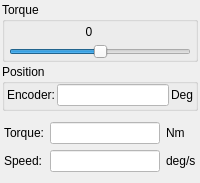
        <widget class="QWidget" name="pageTorque">
         <layout class="QVBoxLayout" name="verticalLayout_7">
          <property name="spacing">
           <number>2</number>
          </property>
          <property name="leftMargin">
           <number>2</number>
          </property>
          <property name="topMargin">
           <number>2</number>
          </property>
          <property name="rightMargin">
           <number>2</number>
          </property>
          <property name="bottomMargin">
           <number>2</number>
          </property>
          <item>
           <widget class="QGroupBox" name="groupBox_9">
            <property name="title">
             <string>Torque</string>
            </property>
            <layout class="QVBoxLayout" name="verticalLayout_13">
             <property name="spacing">
              <number>2</number>
             </property>
             <property name="leftMargin">
              <number>4</number>
             </property>
             <property name="topMargin">
              <number>0</number>
             </property>
             <property name="rightMargin">
              <number>4</number>
             </property>
             <property name="bottomMargin">
              <number>0</number>
             </property>
             <item>
              <widget class="QWidget" name="widget_17" native="true">
               <property name="minimumSize">
                <size>
                 <width>0</width>
                 <height>20</height>
                </size>
               </property>
               <property name="maximumSize">
                <size>
                 <width>16777215</width>
                 <height>20</height>
                </size>
               </property>
               <widget class="QLabel" name="labelTorqueTorque">
                <property name="geometry">
                 <rect>
                  <x>65</x>
                  <y>0</y>
                  <width>30</width>
                  <height>20</height>
                 </rect>
                </property>
                <property name="minimumSize">
                 <size>
                  <width>30</width>
                  <height>20</height>
                 </size>
                </property>
                <property name="text">
                 <string>0</string>
                </property>
                <property name="alignment">
                 <set>Qt::AlignCenter</set>
                </property>
               </widget>
              </widget>
             </item>
             <item>
              <widget class="QSlider" name="sliderTorqueTorque">
               <property name="mouseTracking">
                <bool>false</bool>
               </property>
               <property name="styleSheet">
                <string notr="true"/>
               </property>
               <property name="minimum">
                <number>-50</number>
               </property>
               <property name="maximum">
                <number>50</number>
               </property>
               <property name="orientation">
                <enum>Qt::Horizontal</enum>
               </property>
              </widget>
             </item>
            </layout>
           </widget>
          </item>
          <item>
           <widget class="QGroupBox" name="groupBox_8">
            <property name="title">
             <string>Position</string>
            </property>
            <layout class="QVBoxLayout" name="verticalLayout_12">
             <property name="leftMargin">
              <number>2</number>
             </property>
             <property name="topMargin">
              <number>0</number>
             </property>
             <property name="rightMargin">
              <number>2</number>
             </property>
             <property name="bottomMargin">
              <number>2</number>
             </property>
             <item>
              <widget class="QWidget" name="widget_18" native="true">
               <layout class="QHBoxLayout" name="horizontalLayout_11">
                <property name="spacing">
                 <number>2</number>
                </property>
                <property name="leftMargin">
                 <number>0</number>
                </property>
                <property name="topMargin">
                 <number>0</number>
                </property>
                <property name="rightMargin">
                 <number>0</number>
                </property>
                <property name="bottomMargin">
                 <number>0</number>
                </property>
                <item>
                 <widget class="QLabel" name="label_17">
                  <property name="text">
                   <string>Encoder:</string>
                  </property>
                 </widget>
                </item>
                <item>
                 <widget class="QLineEdit" name="editTorqueCurrentPos">
                  <property name="styleSheet">
                   <string notr="true">background-color: rgb(255, 255, 255);</string>
                  </property>
                  <property name="readOnly">
                   <bool>true</bool>
                  </property>
                 </widget>
                </item>
                <item>
                 <widget class="QLabel" name="label_18">
                  <property name="text">
                   <string>Deg</string>
                  </property>
                 </widget>
                </item>
               </layout>
              </widget>
             </item>
            </layout>
           </widget>
          </item>
          <item>
           <widget class="QWidget" name="widget_19" native="true">
            <layout class="QGridLayout" name="gridLayout_5">
             <property name="leftMargin">
              <number>2</number>
             </property>
             <property name="rightMargin">
              <number>2</number>
             </property>
             <item row="0" column="0">
              <widget class="QLabel" name="label_19">
               <property name="text">
                <string>Torque:</string>
               </property>
              </widget>
             </item>
             <item row="0" column="1">
              <widget class="QLineEdit" name="editTorqueTorque">
               <property name="maximumSize">
                <size>
                 <width>16777215</width>
                 <height>16777215</height>
                </size>
               </property>
               <property name="styleSheet">
                <string notr="true">background-color: rgb(255, 255, 255);</string>
               </property>
               <property name="readOnly">
                <bool>true</bool>
               </property>
              </widget>
             </item>
             <item row="0" column="2">
              <widget class="QLabel" name="label_20">
               <property name="text">
                <string>Nm</string>
               </property>
              </widget>
             </item>
             <item row="1" column="0">
              <widget class="QLabel" name="labelSpeed8">
               <property name="text">
                <string>Speed:</string>
               </property>
              </widget>
             </item>
             <item row="1" column="1">
              <widget class="QLineEdit" name="editTorqueSpeed">
               <property name="maximumSize">
                <size>
                 <width>16777215</width>
                 <height>16777215</height>
                </size>
               </property>
               <property name="styleSheet">
                <string notr="true">background-color: rgb(255, 255, 255);</string>
               </property>
               <property name="readOnly">
                <bool>true</bool>
               </property>
              </widget>
             </item>
             <item row="1" column="2">
              <widget class="QLabel" name="labelSpeed9">
               <property name="text">
                <string>deg/s</string>
               </property>
              </widget>
             </item>
            </layout>
           </widget>
          </item>
         </layout>
        </widget>
